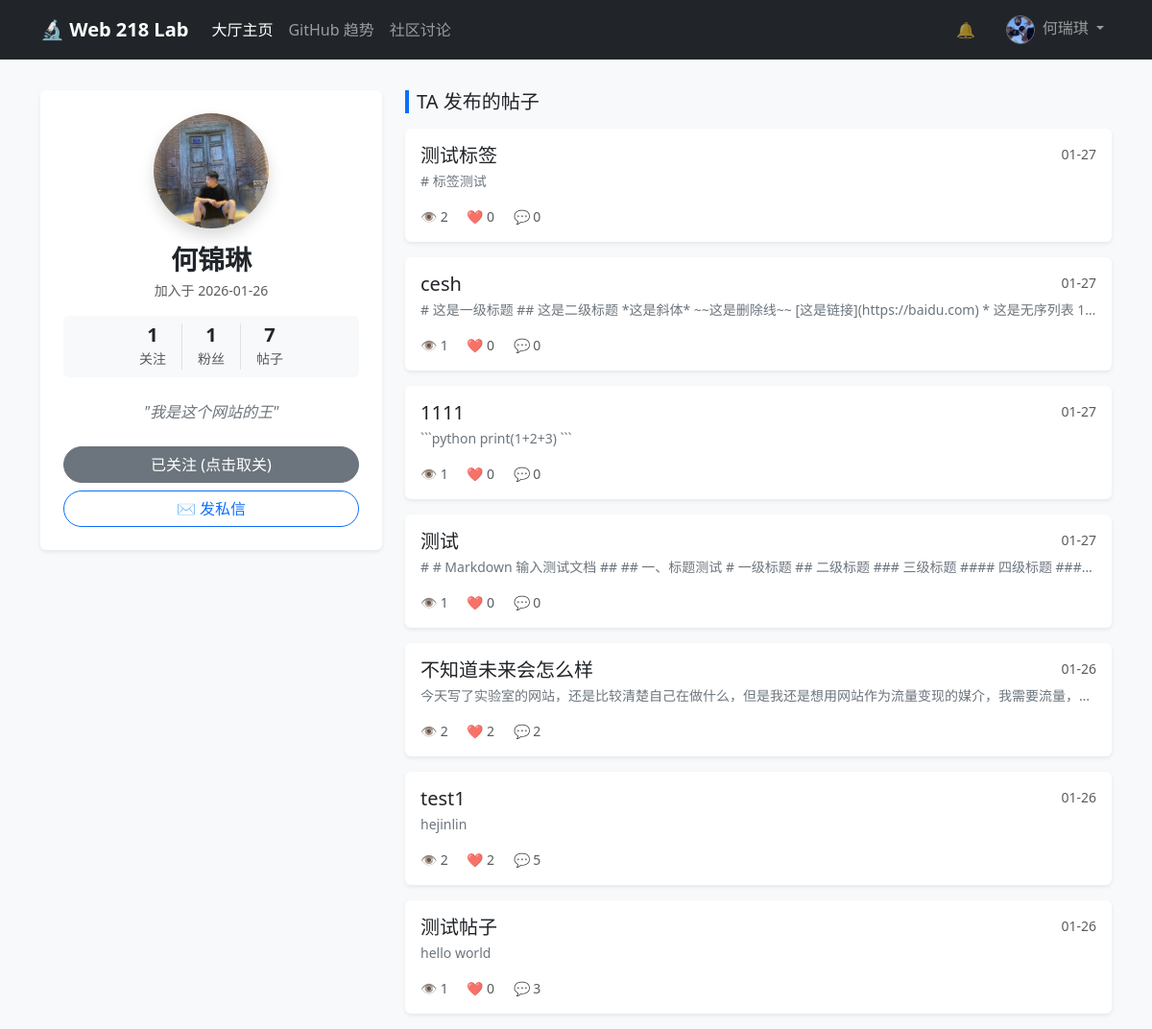
The page /users/profile/1/ (signed in) on the database its author committed.
### user_app/models.py (models this page shows, shortened)
class CustomUser(AbstractUser):
    email = models.EmailField(unique=True, verbose_name='邮箱地址')
    nickname = models.CharField(max_length=50, blank=True, verbose_name='昵称')
    bio = models.TextField(max_length=500, blank=True, verbose_name='个人简介')
    avatar = models.ImageField(upload_to=user_avatar_path, blank=True, null=True, verbose_name='头像')
    email_verified = models.BooleanField(default=False, verbose_name='邮箱已验证')
    following = models.ManyToManyField(
        'self',
        symmetrical=False,
        related_name='followers',
        blank=True,
        verbose_name='关注的人'
    )
    class Meta:
        verbose_name = '用户'
        verbose_name_plural = verbose_name

### community/models.py (models this page shows, shortened)
class Post(models.Model):
    title = models.CharField('标题', max_length=200)
    content = models.TextField('内容')
    author = models.ForeignKey(
        settings.AUTH_USER_MODEL,
        on_delete=models.CASCADE,
        related_name='posts',
        verbose_name='作者'
    )
    tags = models.ManyToManyField(
        Tag,
        verbose_name='标签',
        blank=True, # 允许不选标签
        related_name='posts'
    )
    likes = models.ManyToManyField(
        settings.AUTH_USER_MODEL,
        related_name='liked_posts',
        blank=True,
        verbose_name='点赞用户'
    )
    views = models.PositiveIntegerField('浏览量', default=0)
    created_at = models.DateTimeField('发布时间', auto_now_add=True)
    updated_at = models.DateTimeField('更新时间', auto_now=True)
    class Meta:
        verbose_name = '帖子'
        verbose_name_plural = verbose_name
        ordering = ['-created_at']

### user_app/views.py (the view)
# urls.py: path('profile/<int:pk>/', views.public_profile, name='public_profile'),
@login_required
def public_profile(request, pk):
    target_user = get_object_or_404(User, pk=pk)
    user_posts = target_user.posts.all().order_by('-created_at')
    is_following = False
    if request.user.is_authenticated and request.user != target_user:
        if request.user.following.filter(id=target_user.id).exists():
            is_following = True
    context = {
        'target_user': target_user,
        'user_posts': user_posts,
        'is_following': is_following,
        'followers_count': target_user.followers.count(),
        'following_count': target_user.following.count(),
    }
    return render(request, 'user_app/public_profile.html', context)

### notifications/context_processors.py (called while the page is built)
def unread_count(request):
    if request.user.is_authenticated:
        count = Notification.objects.filter(recipient=request.user, is_read=False).count()
        return {'unread_notification_count': count}
    return {}

### user_app/templates/user_app/public_profile.html (shortened to what this page needs)
{% extends 'base.html' %}
{% block content %}
<div class="row">
    <div class="col-md-4 mb-4">
        <div class="card shadow-sm border-0 text-center p-4">
            <div class="mb-3">
                {% if target_user.avatar %}
                    <img src="{{ target_user.avatar.url }}" class="rounded-circle shadow" width="120" height="120" style="object-fit: cover;">
                {% else %}
                    <div class="rounded-circle bg-secondary text-white d-flex align-items-center justify-content-center mx-auto shadow" style="width: 120px; height: 120px; font-size: 3rem;">
                        {{ target_user.username.0|upper }}
                    </div>
                {% endif %}
            </div>
            <h3 class="fw-bold mb-1">{{ target_user.nickname|default:target_user.username }}</h3>
            <p class="text-muted small mb-3">加入于 {{ target_user.date_joined|date:"Y-m-d" }}</p>
            <div class="d-flex justify-content-center mb-4 text-center bg-light py-2 rounded">
                <a href="{% url 'user_app:following_list' target_user.pk %}" class="px-3 border-end text-decoration-none text-dark hover-bg-gray">
                    <div class="h5 fw-bold mb-0">{{ following_count }}</div>
                    <small class="text-muted">关注</small>
                </a>
                <a href="{% url 'user_app:followers_list' target_user.pk %}" class="px-3 border-end text-decoration-none text-dark hover-bg-gray">
                    <div class="h5 fw-bold mb-0">{{ followers_count }}</div>
                    <small class="text-muted">粉丝</small>
                </a>
                <div class="px-3">
                    <div class="h5 fw-bold mb-0">{{ user_posts.count }}</div>
                    <small class="text-muted">帖子</small>
                </div>
            </div>
            {% if target_user.bio %}
                <p class="text-secondary fst-italic px-2 mb-4">"{{ target_user.bio }}"</p>
            {% endif %}
            {% if user.is_authenticated and user != target_user %}
                <div class="d-grid gap-2">
                    <form action="{% url 'user_app:follow_user' target_user.pk %}" method="post">
                        {% if is_following %}
                            <button type="submit" class="btn btn-secondary w-100 rounded-pill">
                                已关注 (点击取关)
                            </button>
                        {% else %}
                            <button type="submit" class="btn btn-primary w-100 rounded-pill shadow-sm">
                                + 关注 TA
                            </button>
                        {% endif %}
                    </form>
                    <a href="{% url 'direct_messages:chat_room' target_user.pk %}" class="btn btn-outline-primary rounded-pill">
                        ✉️ 发私信
                    </a>
                </div>
            {% elif user == target_user %}
                <a href="{% url 'user_app:profile' %}" class="btn btn-outline-secondary w-100 rounded-pill">编辑我的资料</a>
            {% endif %}
        </div>
    </div>
    <div class="col-md-8">
        <h5 class="mb-3 ps-2 border-start border-4 border-primary">TA 发布的帖子</h5>
        {% for post in user_posts %}
        <div class="card shadow-sm mb-3 border-0 hover-shadow">
            <div class="card-body">
                <div class="d-flex justify-content-between">
                    <h5 class="card-title mb-1">
                        <a href="{% url 'community:post_detail' post.pk %}" class="text-decoration-none text-dark stretched-link">
                            {{ post.title }}
                        </a>
                    </h5>
                    <small class="text-muted">{{ post.created_at|date:"m-d" }}</small>
                </div>
                <p class="card-text text-secondary text-truncate small">{{ post.content }}</p>
                <div class="mt-2 text-muted small">
                    <span class="me-3">👁️ {{ post.views }}</span>
                    <span class="me-3">❤️ {{ post.likes.count }}</span>
                    <span>💬 {{ post.comments.count }}</span>
                </div>
            </div>
        </div>
        {% empty %}
        <div class="text-center py-5 text-muted bg-white rounded shadow-sm">
            <p class="mb-0">这个人很懒，什么都没写。</p>
        </div>
        {% endfor %}
    </div>
</div>
{% endblock %}

### templates/base.html (shortened to what this page needs)
<!DOCTYPE html>
<html lang="zh">
<head>
    <link href="https://cdn.jsdelivr.net/npm/bootstrap@5.3.0/dist/css/bootstrap.min.css" rel="stylesheet">
</head>
<body class="bg-light">
<nav class="navbar navbar-expand-lg navbar-dark bg-dark fixed-top">
  <div class="container">
    <a class="navbar-brand fw-bold" href="{% url 'home' %}">🔬 Web 218 Lab</a>
    <div class="collapse navbar-collapse" id="navbarNav">
      <ul class="navbar-nav me-auto">
        <li class="nav-item">
          <a class="nav-link active" href="{% url 'home' %}">大厅主页</a>
        </li>
        <li class="nav-item">
          <a class="nav-link" href="{% url 'Github_trend:index' %}">GitHub 趋势</a>
        </li>
        <li class="nav-item">
            <a class="nav-link" href="{% url 'community:post_list' %}">社区讨论</a>
        </li>
      </ul>
      <ul class="navbar-nav align-items-center">
        {% if user.is_authenticated %}
            <li class="nav-item me-3">
                <a class="nav-link position-relative" href="{% url 'notifications:list' %}">
                    🔔
                </a>
            </li>
            <li class="nav-item dropdown">
                <a class="nav-link dropdown-toggle" href="#" role="button" data-bs-toggle="dropdown">
                    {% if user.avatar %}
                        <img src="{{ user.avatar.url }}"
                            class="rounded-circle border border-secondary"
                            style="width: 30px; height: 30px; object-fit: cover; aspect-ratio: 1 / 1;">
                    {% else %}
                        👤
                    {% endif %}
                    <span class="ms-1">{{ user.nickname|default:user.username }}</span>
                </a>
            </li>
        {% endif %}
      </ul>
    </div>
  </div>
</nav>
<div class="container mt-4">
    {% block content %}
    {% endblock %}
</div>
</body>
</html>

### templates/base.html (style rules this page uses)
body { padding-top: 70px; }
img, video, iframe { max-width: 100%; height: auto; }
img.rounded-circle { object-fit: cover !important; aspect-ratio: 1 / 1 !important; height: auto; }
.navbar-nav img.rounded-circle { height: 30px !important; width: 30px !important; }

### rows shown on the page
CustomUser: avatar (picture), nickname "何瑞琪"
CustomUser: avatar (picture), nickname "何锦琳", date_joined "2026-01-26", bio "我是这个网站的王"
Post: title "测试标签", created_at "01-27", content "# 标签测试", views "2", likes.count "0", comments.count "0"
Post: title "cesh", created_at "01-27", content "# 这是一级标题 ## 这是二级标题 *这是斜体* ~~这是删除线~~ [这是链接](https://baidu.com) * 这是无序列表 1…", views "1", likes.count "0", comments.count "0"
Post: title "1111", created_at "01-27", content "```python print(1+2+3) ```", views "1", likes.count "0", comments.count "0"
Post: title "测试", created_at "01-27", content "# # Markdown 输入测试文档 ## ## 一、标题测试 # 一级标题 ## 二级标题 ### 三级标题 #### 四级标题 ###…", views "1", likes.count "0", comments.count "0"
Post: title "不知道未来会怎么样", created_at "01-26", content "今天写了实验室的网站，还是比较清楚自己在做什么，但是我还是想用网站作为流量变现的媒介，我需要流量，…", views "2", likes.count "2", comments.count "2"
Post: title "test1", created_at "01-26", content "hejinlin", views "2", likes.count "2", comments.count "5"
Post: title "测试帖子", created_at "01-26", content "hello world", views "1", likes.count "0", comments.count "3"

### other values the page prints
{{ following_count }} "1"
{{ followers_count }} "1"
{{ user_posts.count }} "7"
